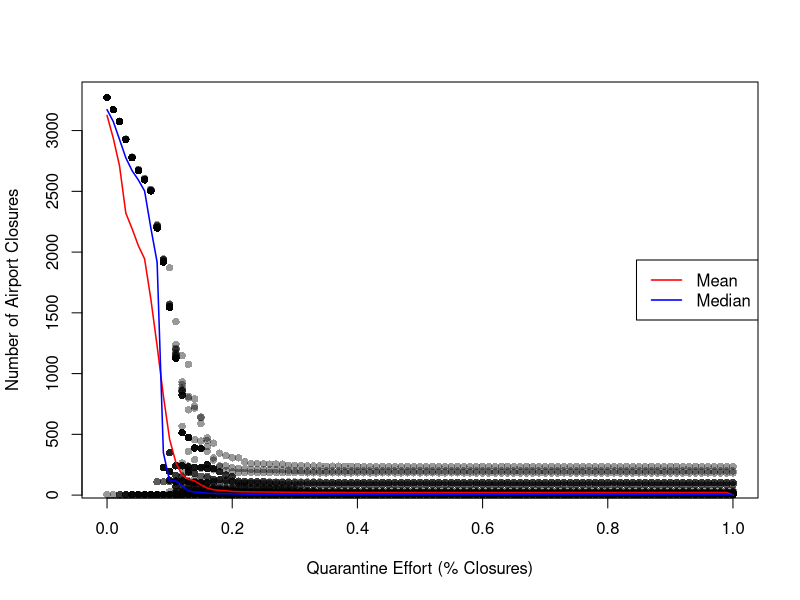
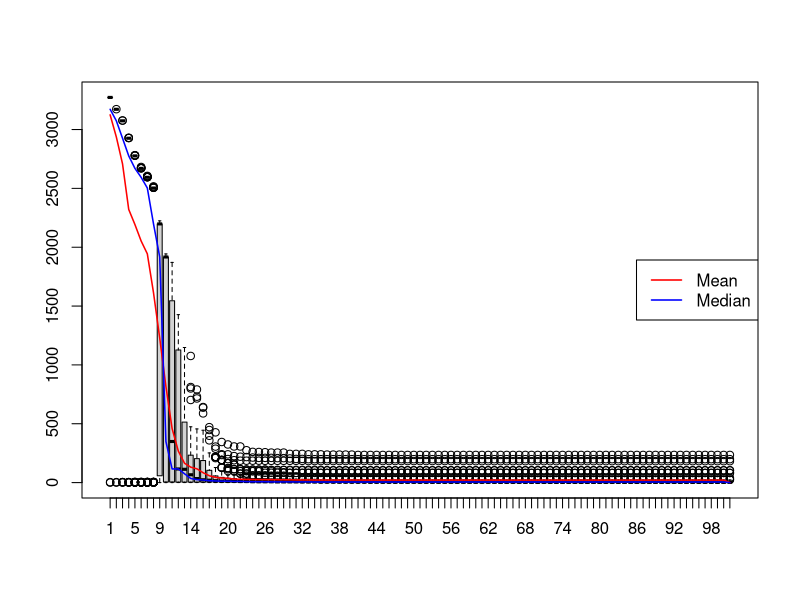

The R source for these figures, in order:
# Purpose: Visualize the data for random vaccination efforts, and be able to output the variance,
# median, mean, and eventually build an ANOVA. All data to be sorted by vaccination effort.
# I: csv Data sets
# O: Graphics, Look-up Matrix, and Stats.

library(scales)

# Attach Data
main.data = read.csv("look.up.table.csv")

# Add in points.
plot(main.data[,1],main.data[,2],
     col = alpha("black",0.4), pch = 16,
     ylab = "Number of Airport Closures",
     xlab = "Quarantine Effort (% Closures)"
     )
for (i in 1:(ncol(main.data) - 1)){
  points(main.data[,1], main.data[,i + 1],
         col = alpha("black",0.4), pch = 16
         )
}

median.matrix <- main.data[,-1]
median.matrix <- t(median.matrix)
med.vals <- F
mean.vals <- F
for (i in 1:(ncol(median.matrix))){
  med.vals[i-1] <- median(median.matrix[,i])
  mean.vals[i-1] <- mean(median.matrix[,i])
}

med.vals[101] <- 0
mean.vals[101] <- 0

lines(main.data[,1],mean.vals, col = "red", lwd = 1.5)
lines(main.data[,1],med.vals, col = "blue", lwd = 1.5)

legend("right", c("Mean", "Median"), col = c("red", "blue"),
       lty = 1, lwd = 1.5
       )

boxplot(t(main.data))

lines(1:nrow(main.data),mean.vals, col = "red", lwd = 1.5)
lines(1:nrow(main.data),med.vals, col = "blue", lwd = 1.5)

legend("right", c("Mean", "Median"), col = c("red", "blue"),
       lty = 1, lwd = 1.5
)

